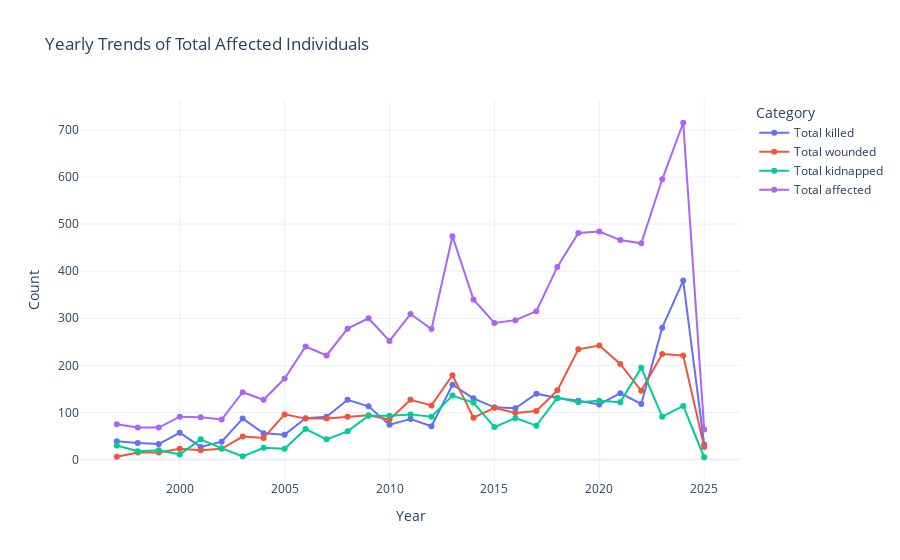

Notebook source saved alongside this figure:
### Markdown cell above
### Attack types trend

### Code cell
import plotly.express as px

df_grouped = df1.groupby("Year")[["Total killed", "Total wounded", "Total kidnapped", "Total affected"]].sum().reset_index()

fig = px.line(df_grouped, x="Year", y=["Total killed", "Total wounded", "Total kidnapped", "Total affected"],
              markers=True, labels={"value": "Total Count", "variable": "Category"},
              title="Yearly Trends of Total Affected Individuals")

fig.update_layout(xaxis_title="Year", yaxis_title="Count", template="plotly_white", hovermode="x")

fig.show()

### Figure 1 — Plotly figure (JSON) as saved in the notebook; plotly's stock layout.template omitted (floating-point values rounded to 4 significant figures)
{"data": [{"hovertemplate": "Category=Total killed<br>Year=%{x}<br>Total Count=%{y}<extra></extra>", "legendgroup": "Total killed", "line": {"color": "#636efa", "dash": "solid"}, "marker": {"symbol": "circle"}, "mode": "markers+lines", "name": "Total killed", "orientation": "v", "showlegend": true, "type": "scatter", "x": [1997, 1998, 1999, 2000, 2001, 2002, 2003, 2004, 2005, 2006, 2007, 2008, 2009, 2010, 2011, 2012, 2013, 2014, 2015, 2016, 2017, 2018, 2019, 2020, 2021, 2022, 2023, 2024, 2025], "xaxis": "x", "y": [39, 35, 33, 57, 27, 38, 87, 56, 53, 88, 91, 127, 113, 74, 86, 71, 159, 130, 111, 109, 140, 131, 125, 117, 141, 118, 280, 380, 32], "yaxis": "y"}, {"hovertemplate": "Category=Total wounded<br>Year=%{x}<br>Total Count=%{y}<extra></extra>", "legendgroup": "Total wounded", "line": {"color": "#EF553B", "dash": "solid"}, "marker": {"symbol": "circle"}, "mode": "markers+lines", "name": "Total wounded", "orientation": "v", "showlegend": true, "type": "scatter", "x": [1997, 1998, 1999, 2000, 2001, 2002, 2003, 2004, 2005, 2006, 2007, 2008, 2009, 2010, 2011, 2012, 2013, 2014, 2015, 2016, 2017, 2018, 2019, 2020, 2021, 2022, 2023, 2024, 2025], "xaxis": "x", "y": [6, 15, 15, 23, 20, 23, 49, 46, 96, 87, 87, 91, 94, 85, 127, 115, 179, 89, 110, 99, 103, 147, 234, 242, 203, 146, 224, 221, 27], "yaxis": "y"}, {"hovertemplate": "Category=Total kidnapped<br>Year=%{x}<br>Total Count=%{y}<extra></extra>", "legendgroup": "Total kidnapped", "line": {"color": "#00cc96", "dash": "solid"}, "marker": {"symbol": "circle"}, "mode": "markers+lines", "name": "Total kidnapped", "orientation": "v", "showlegend": true, "type": "scatter", "x": [1997, 1998, 1999, 2000, 2001, 2002, 2003, 2004, 2005, 2006, 2007, 2008, 2009, 2010, 2011, 2012, 2013, 2014, 2015, 2016, 2017, 2018, 2019, 2020, 2021, 2022, 2023, 2024, 2025], "xaxis": "x", "y": [30, 18, 20, 11, 43, 24, 7, 25, 23, 65, 43, 60, 93, 93, 96, 91, 136, 121, 69, 88, 72, 131, 122, 125, 122, 195, 91, 114, 5], "yaxis": "y"}, {"hovertemplate": "Category=Total affected<br>Year=%{x}<br>Total Count=%{y}<extra></extra>", "legendgroup": "Total affected", "line": {"color": "#ab63fa", "dash": "solid"}, "marker": {"symbol": "circle"}, "mode": "markers+lines", "name": "Total affected", "orientation": "v", "showlegend": true, "type": "scatter", "x": [1997, 1998, 1999, 2000, 2001, 2002, 2003, 2004, 2005, 2006, 2007, 2008, 2009, 2010, 2011, 2012, 2013, 2014, 2015, 2016, 2017, 2018, 2019, 2020, 2021, 2022, 2023, 2024, 2025], "xaxis": "x", "y": [75, 68, 68, 91, 90, 85, 143, 127, 172, 240, 221, 278, 300, 252, 309, 277, 474, 340, 290, 296, 315, 409, 481, 484, 466, 459, 595, 715, 64], "yaxis": "y"}], "layout": {"hovermode": "x", "legend": {"title": {"text": "Category"}, "tracegroupgap": 0}, "title": {"text": "Yearly Trends of Total Affected Individuals"}, "xaxis": {"anchor": "y", "domain": [0, 1], "title": {"text": "Year"}}, "yaxis": {"anchor": "x", "domain": [0, 1], "title": {"text": "Count"}}}}
